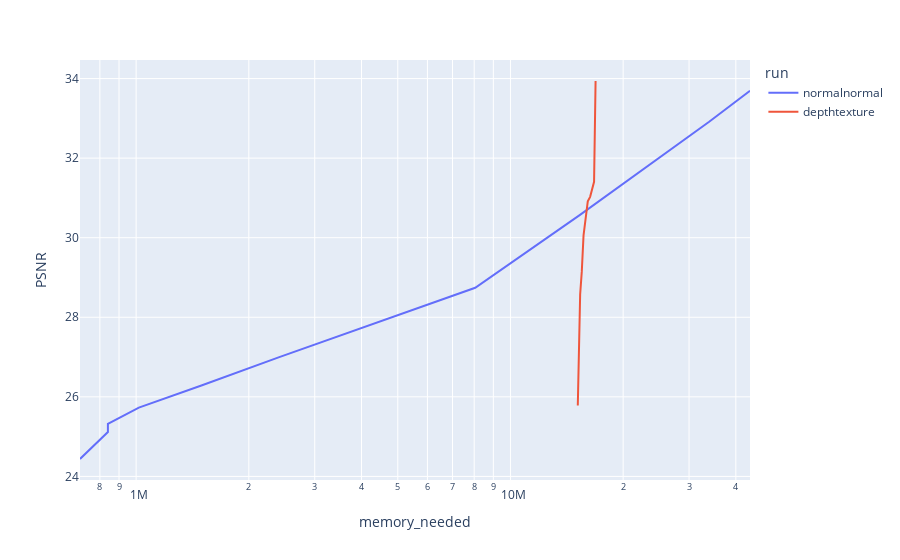
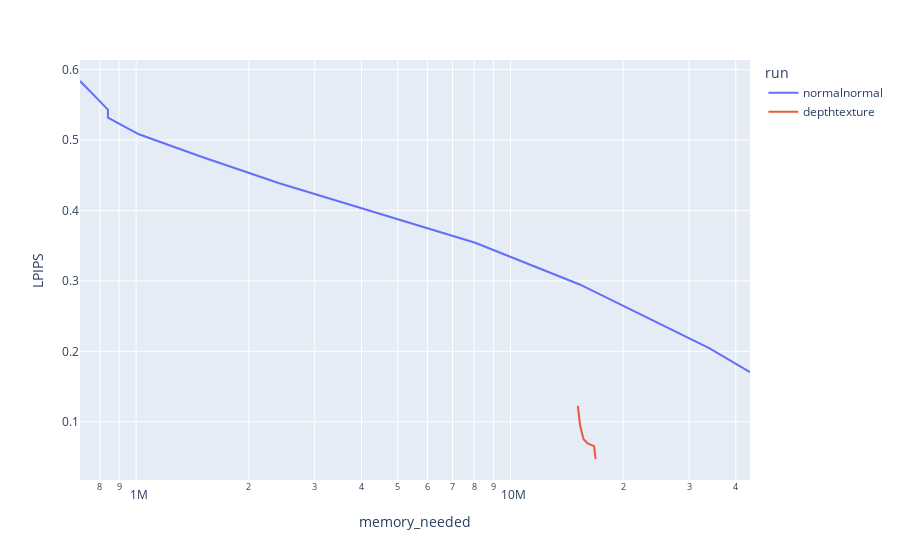
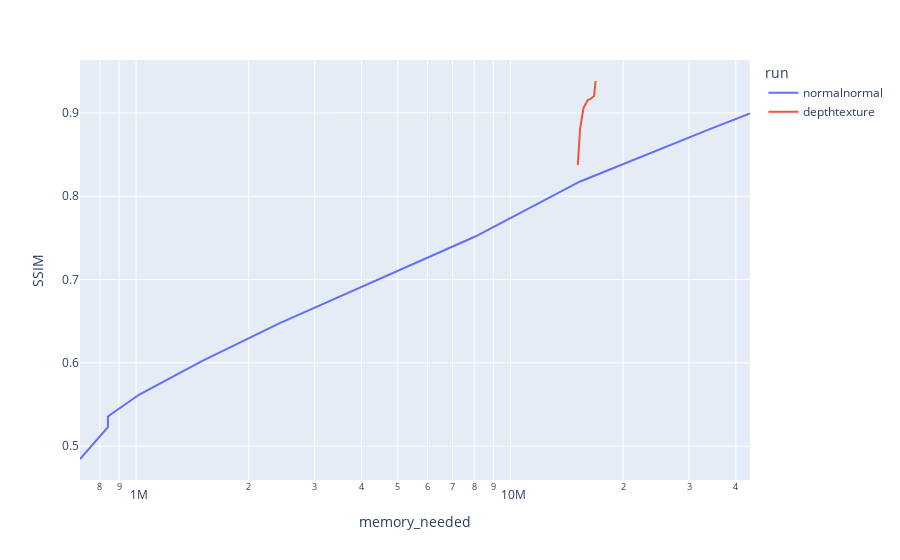

The code cell stored with these charts, in order, in its notebook:
### Code cell
pareto_line(df,"memory_needed","PSNR","run").show()
pareto_line(df,"memory_needed","LPIPS","run",fn="min").show()
pareto_line(df,"memory_needed","SSIM","run").show()

### Figure 1 — Plotly figure (JSON) as saved in the notebook; plotly's stock layout.template omitted (floating-point values rounded to 4 significant figures)
{"data": [{"hovertemplate": "run=normalnormal<br>memory_needed=%{x}<br>PSNR=%{y}<extra></extra>", "legendgroup": "normalnormal", "line": {"color": "#636efa", "dash": "solid"}, "marker": {"symbol": "circle"}, "mode": "lines", "name": "normalnormal", "orientation": "v", "showlegend": true, "type": "scatter", "x": [708000, 840632, 840632, 1016924, 1494116, 2411920, 8050904, 15304836, 33947184, 43643244], "xaxis": "x", "y": [24.44, 25.12, 25.32, 25.73, 26.28, 27.0, 28.74, 30.57, 32.91, 33.69], "yaxis": "y"}, {"hovertemplate": "run=depthtexture<br>memory_needed=%{x}<br>PSNR=%{y}<extra></extra>", "legendgroup": "depthtexture", "line": {"color": "#EF553B", "dash": "solid"}, "marker": {"symbol": "circle"}, "mode": "lines", "name": "depthtexture", "orientation": "v", "showlegend": true, "type": "scatter", "x": [15132000, 15233332, 15233332, 15351912, 15506748, 15675224, 16090276, 16323432, 16724228, 16880252], "xaxis": "x", "y": [25.78, 27.23, 27.41, 28.57, 29.15, 30.06, 30.91, 31.03, 31.41, 33.94], "yaxis": "y"}], "layout": {"legend": {"title": {"text": "run"}, "tracegroupgap": 0}, "margin": {"t": 60}, "xaxis": {"anchor": "y", "domain": [0, 1], "title": {"text": "memory_needed"}, "type": "log"}, "yaxis": {"anchor": "x", "domain": [0, 1], "title": {"text": "PSNR"}}}}

### Figure 2 — Plotly figure (JSON) as saved in the notebook; plotly's stock layout.template omitted (floating-point values rounded to 4 significant figures)
{"data": [{"hovertemplate": "run=normalnormal<br>memory_needed=%{x}<br>LPIPS=%{y}<extra></extra>", "legendgroup": "normalnormal", "line": {"color": "#636efa", "dash": "solid"}, "marker": {"symbol": "circle"}, "mode": "lines", "name": "normalnormal", "orientation": "v", "showlegend": true, "type": "scatter", "x": [708000, 840632, 840632, 1016924, 1494116, 2411920, 8050904, 15304836, 33947184, 43643244], "xaxis": "x", "y": [0.5838, 0.5432, 0.5318, 0.5081, 0.4763, 0.4386, 0.354, 0.2949, 0.2046, 0.1703], "yaxis": "y"}, {"hovertemplate": "run=depthtexture<br>memory_needed=%{x}<br>LPIPS=%{y}<extra></extra>", "legendgroup": "depthtexture", "line": {"color": "#EF553B", "dash": "solid"}, "marker": {"symbol": "circle"}, "mode": "lines", "name": "depthtexture", "orientation": "v", "showlegend": true, "type": "scatter", "x": [15132000, 15233332, 15233332, 15351912, 15506748, 15675224, 16090276, 16323432, 16724228, 16880252], "xaxis": "x", "y": [0.1226, 0.11, 0.105, 0.09469, 0.08494, 0.07519, 0.06928, 0.06785, 0.06537, 0.04707], "yaxis": "y"}], "layout": {"legend": {"title": {"text": "run"}, "tracegroupgap": 0}, "margin": {"t": 60}, "xaxis": {"anchor": "y", "domain": [0, 1], "title": {"text": "memory_needed"}, "type": "log"}, "yaxis": {"anchor": "x", "domain": [0, 1], "title": {"text": "LPIPS"}}}}

### Figure 3 — Plotly figure (JSON) as saved in the notebook; plotly's stock layout.template omitted (floating-point values rounded to 4 significant figures)
{"data": [{"hovertemplate": "run=normalnormal<br>memory_needed=%{x}<br>SSIM=%{y}<extra></extra>", "legendgroup": "normalnormal", "line": {"color": "#636efa", "dash": "solid"}, "marker": {"symbol": "circle"}, "mode": "lines", "name": "normalnormal", "orientation": "v", "showlegend": true, "type": "scatter", "x": [708000, 840632, 840632, 1016924, 1494116, 2411920, 8050904, 15304836, 33947184, 43643244], "xaxis": "x", "y": [0.4846, 0.5228, 0.5356, 0.5617, 0.6017, 0.6474, 0.7516, 0.8174, 0.8802, 0.8993], "yaxis": "y"}, {"hovertemplate": "run=depthtexture<br>memory_needed=%{x}<br>SSIM=%{y}<extra></extra>", "legendgroup": "depthtexture", "line": {"color": "#EF553B", "dash": "solid"}, "marker": {"symbol": "circle"}, "mode": "lines", "name": "depthtexture", "orientation": "v", "showlegend": true, "type": "scatter", "x": [15132000, 15233332, 15233332, 15351912, 15506748, 15675224, 16090276, 16323432, 16724228, 16880252], "xaxis": "x", "y": [0.8374, 0.8593, 0.8669, 0.8818, 0.8932, 0.906, 0.9155, 0.9164, 0.9203, 0.9382], "yaxis": "y"}], "layout": {"legend": {"title": {"text": "run"}, "tracegroupgap": 0}, "margin": {"t": 60}, "xaxis": {"anchor": "y", "domain": [0, 1], "title": {"text": "memory_needed"}, "type": "log"}, "yaxis": {"anchor": "x", "domain": [0, 1], "title": {"text": "SSIM"}}}}
